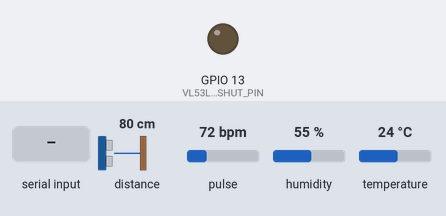
Simulated run of this sketch. Board: ESP32. On the bench: output pins drawn as LEDs (lit = HIGH). The test bench sets the inputs (shaded band); at power-on: distance to the obstacle 80 cm, pulse 72 bpm, humidity 55 %, temperature 24 °C. What the sketch prints to the serial monitor is not drawn.

Above: at 0.1 s.
At 2.7 s:
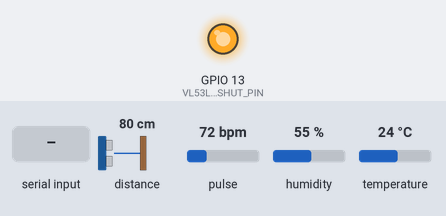
2.8 s: distance to the obstacle set to 250 cm
6.5 s: "FAN:1\n" received over Serial
8.0 s: "FAN:1\n" received over the second serial link
9.5 s: "LED:1\n" received over Serial
11.0 s: "ON:1\n" received over the second serial link
12.5 s: "2\n" received over Serial
Timing chart, 0 to 15.0 s (numbered marks = the images above; inputs shaded):
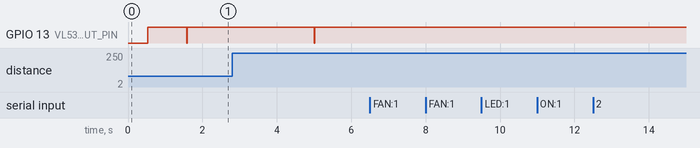

The sketch:

esp32_uart.ino
```cpp
/*
 * ESP32-WROOM-32와 Arduino R4 간 UART 통신 코드
 * - UART2 사용 (RX: GPIO16, TX: GPIO17)
 * - I2C 센서 연결 (SDA: GPIO21, SCL: GPIO22)
 * - 명령어 기반 통신 프로토콜 구현
 * - 릴레이 제어 기능 (팬, LED, 가습기)
 * - 센서 데이터 수신 기능
 */

// UART2 정의 (Arduino와 통신)
HardwareSerial ArduinoSerial(2); // UART2 사용

// I2C 라이브러리 추가
#include <Wire.h>
#include <MAX30105.h>  // MAX30102 센서 라이브러리 추가
#include <heartRate.h>  // 심박수 계산 알고리즘 라이브러리
#include <Adafruit_SHT31.h>  // SHT31 센서 라이브러리 추가
#include <Adafruit_VL53L0X.h>  // VL53LOX 센서 라이브러리 추가

// 핀 정의
const int rxPin = 16;  // GPIO16을 RX로 사용
const int txPin = 17;  // GPIO17을 TX로 사용
const int sdaPin = 21; // GPIO21을 SDA로 사용
const int sclPin = 22; // GPIO22를 SCL로 사용

// I2C 장치 주소
const int MAX30102_ADDRESS = 0x57; // MAX30102 심박수/산소포화도 센서 주소
const int SHT31_ADDRESS = 0x44;  // SHT31 온습도 센서 주소
const int VL53L0X_ADDRESS = 0x29;  // VL53LOX 거리 센서의 기본 I2C 주소

// I2C 버스 사용 상태를 추적하는 변수
bool i2cBusy = false;

// 센서 객체 생성
MAX30105 max30102Sensor;
Adafruit_SHT31 sht31Sensor = Adafruit_SHT31();
Adafruit_VL53L0X vl53loxSensor = Adafruit_VL53L0X();

// 센서 데이터 변수
float temperature = 0; // 온도
float humidity = 0; // 습도
int heartRateValue = 0; // 심박수
long irValue = 0; // IR 값
float distance = 0; // 거리 (mm)

// 상태 변수
bool fanStatus = false;
bool ledStatus = false;
bool humidifierStatus = false;

// 타이머 변수
unsigned long lastStatusRequest = 0;
const unsigned long STATUS_INTERVAL = 5000;  // 5초마다 상태 확인
unsigned long lastSensorUpdate = 0;
const unsigned long SENSOR_UPDATE_INTERVAL = 5000; // 5초마다 센서 데이터 갱신
unsigned long lastVL53LOXMeasurement = 0;
const unsigned long VL53LOX_INTERVAL = 1000; // 1초마다 VL53LOX 센서 측정

// 명령어 정의
const char CMD_FAN_ON = 'F';
const char CMD_FAN_OFF = 'f';
const char CMD_LED_ON = 'L';
const char CMD_LED_OFF = 'l';
const char CMD_HUM_ON = 'H';
const char CMD_HUM_OFF = 'h';
const char CMD_GET_STATUS = 'S';
const char CMD_GET_TEMP = 'T';
const char CMD_GET_HUMIDITY = 'U';
const char CMD_GET_DISTANCE = 'D'; // 거리 요청 명령 추가

// 상단에 추가할 정의 - 전역 변수 선언 부분
#define VL53LOX_XSHUT_PIN 13  // ESP32의 GPIO 13을 XSHUT 핀으로 사용

void setup() {
  // 디버깅용 시리얼 초기화
  Serial.begin(115200);
  Serial.println("ESP32 UART & I2C 통신 시작");

  // Arduino와 통신할 UART2 초기화
  ArduinoSerial.begin(9600, SERIAL_8N1, rxPin, txPin);

  // I2C 초기화 - ESP32-WROOM-32의 한계를 고려하여 속도를 높임
  Wire.begin(sdaPin, sclPin);
  Wire.setClock(100000); // I2C 통신 속도를 100kHz로 높임 (ESP32-WROOM-32 한계 고려)

  // I2C 장치 스캔
  scanI2CDevices();

  // MAX30102 센서 초기화
  initializeMAX30102();

  // SHT31 센서 초기화
  initializeSHT31();

  // VL53LOX 센서 초기화
  initializeVL53LOX();

  // 초기화 지연
  delay(1000);

  // 초기 상태 요청
  requestStatus();

  // 도움말 출력
  printHelp();
}

// I2C 장치 스캔 - 더 명확한 오류 메시지 포함
void scanI2CDevices() {
  byte error, address;
  int deviceCount = 0;

  Serial.println("\n===== I2C 장치 스캔 시작 =====\n");

  for (address = 1; address < 127; address++) {
    Wire.beginTransmission(address);
    error = Wire.endTransmission();

    if (error == 0) {
      Serial.print("I2C 장치 발견: 0x");
      if (address < 16) Serial.print("0");
      Serial.print(address, HEX);

      // 알려진 I2C 장치 식별
      if (address == MAX30102_ADDRESS) {
        Serial.print(" (MAX30102 심박수/산소포화도 센서)");
      } else if (address == SHT31_ADDRESS) {
        Serial.print(" (SHT31 온습도 센서)");
      } else if (address == VL53L0X_ADDRESS) {
        Serial.print(" (VL53LOX 거리 센서)");
      } else {
        Serial.print(" (알 수 없는 장치)");
      }

      Serial.println();
      deviceCount++;
    } else if (error == 4) {
      Serial.print("I2C 장치 에러 (0x");
      if (address < 16) Serial.print("0");
      Serial.print(address, HEX);
      Serial.println(")");
    }
  }

  if (deviceCount == 0) {
    Serial.println("주의: I2C 장치를 찾을 수 없습니다!");
    Serial.println("- SDA와 SCL 연결을 확인하세요");
    Serial.println("- 전원이 제대로 연결되어 있는지 확인하세요");
    Serial.println("- 장치 주소가 맞는지 확인하세요");
  } else {
    Serial.print("스캔 완료: ");
    Serial.print(deviceCount);
    Serial.println(" 개의 I2C 장치를 발견했습니다.");
  }

  Serial.println("\n===== I2C 장치 스캔 완료 =====\n");
}

void loop() {
  // ESP32에서 명령 수신 (Serial)
  if (Serial.available()) {
    char cmd = Serial.read();
    processSerialCommand(cmd);
  }

  // Arduino로부터 데이터 수신 (UART2)
  if (ArduinoSerial.available()) {
    String data = ArduinoSerial.readStringUntil('\n');
    processArduinoData(data);
  }

  // 주기적으로 상태 요청
  if (millis() - lastStatusRequest > STATUS_INTERVAL) {
    requestStatus();
    requestTemperature();
    requestHumidity();
    requestDistance();
    lastStatusRequest = millis();
  }

  // 센서 데이터 정기적으로 업데이트
  if (millis() - lastSensorUpdate > SENSOR_UPDATE_INTERVAL) {
    updateSensorData();
    lastSensorUpdate = millis();
  }

  // VL53LOX 거리 센서 1초마다 측정 (예제 코드처럼 동작)
  if (millis() - lastVL53LOXMeasurement > VL53LOX_INTERVAL) {
    // 센서 초기화 확인
    static bool vl53loxInitialized = false;
    if (!vl53loxInitialized && !i2cBusy) {
      vl53loxInitialized = initializeVL53LOX();
    }

    if (vl53loxInitialized && !i2cBusy) {
      distance = readVL53LOX(); // 예제 코드처럼 직접 호출
    }
    lastVL53LOXMeasurement = millis();
  }
}

// Arduino로부터 받은 데이터 처리
void processArduinoData(String data) {
  Serial.print("Arduino에서 수신: ");
  Serial.println(data);

  // 데이터 형식: "키:값"
  int separatorIndex = data.indexOf(':');
  if (separatorIndex > 0) {
    String key = data.substring(0, separatorIndex);
    String value = data.substring(separatorIndex + 1);

    if (key == "FAN") {
      fanStatus = (value == "ON");
      Serial.print("팬 상태 업데이트: ");
      Serial.println(fanStatus ? "켜짐" : "꺼짐");
    }
    else if (key == "LED") {
      ledStatus = (value == "ON");
      Serial.print("LED 상태 업데이트: ");
      Serial.println(ledStatus ? "켜짐" : "꺼짐");
    }
    else if (key == "HUM") {
      humidifierStatus = (value == "ON");
      Serial.print("가습기 상태 업데이트: ");
      Serial.println(humidifierStatus ? "켜짐" : "꺼짐");
    }
    else if (key == "TEMP") {
      temperature = value.toFloat();
      Serial.print("온도 업데이트: ");
      Serial.println(temperature);
    }
    else if (key == "HUM_VAL") {
      humidity = value.toFloat();
      Serial.print("습도 업데이트: ");
      Serial.println(humidity);
    }
    else if (key == "DISTANCE") {
      distance = value.toFloat();
      Serial.print("거리 업데이트: ");
      Serial.println(distance);
    }
  }
}

// 시리얼 모니터에서 받은 명령 처리
void processSerialCommand(char cmd) {
  switch (cmd) {
    case '1':  // 팬 토글
      toggleFan();
      break;
    case '2':  // LED 토글
      toggleLED();
      break;
    case '3':  // 가습기 토글
      toggleHumidifier();
      break;
    case 's':  // 상태 요청
      requestStatus();
      break;
    case 't':  // 온도 요청
      requestTemperature();
      break;
    case 'u':  // 습도 요청
      requestHumidity();
      break;
    case 'd':  // 거리 요청
      requestDistance();
      break;
    case '?':  // 도움말
      printHelp();
      break;
    // 직접 명령 전달 추가
    case 'F':  // 팬 켜기 명령을 아두이노로 직접 전달
      ArduinoSerial.print(CMD_FAN_ON);
      Serial.println("아두이노로 팬 켜기 명령 전송");
      break;
    case 'f':  // 팬 끄기 명령을 아두이노로 직접 전달
      ArduinoSerial.print(CMD_FAN_OFF);
      Serial.println("아두이노로 팬 끄기 명령 전송");
      break;
    case 'L':  // LED 켜기 명령을 아두이노로 직접 전달
      ArduinoSerial.print(CMD_LED_ON);
      Serial.println("아두이노로 LED 켜기 명령 전송");
      break;
    case 'l':  // LED 끄기 명령을 아두이노로 직접 전달
      ArduinoSerial.print(CMD_LED_OFF);
      Serial.println("아두이노로 LED 끄기 명령 전송");
      break;
    case 'H':  // 가습기 켜기 명령을 아두이노로 직접 전달
      ArduinoSerial.print(CMD_HUM_ON);
      Serial.println("아두이노로 가습기 켜기 명령 전송");
      break;
    case 'h':  // 가습기 끄기 명령을 아두이노로 직접 전달
      ArduinoSerial.print(CMD_HUM_OFF);
      Serial.println("아두이노로 가습기 끄기 명령 전송");
      break;
  }
}

// VL53L0X 거리 센서 읽기
float readVL53LOX() {
  VL53L0X_RangingMeasurementData_t measure;

  i2cBusy = true;

  vl53loxSensor.rangingTest(&measure, false);

  if (measure.RangeStatus != 4) {
    distance = measure.RangeMilliMeter;
    Serial.print("거리: ");
    Serial.print(distance);
    Serial.println(" mm");
  } else {
    Serial.println("거리 측정 실패");
  }

  i2cBusy = false;
  return distance;
}

// MAX30102 센서 읽기
void readMAX30102() {
  // 심박수 계산을 위한 변수
  static uint8_t rates[4] = {0}; // 심박수 배열
  static uint8_t rateSpot = 0; // 심박수 위치
  static long lastBeat = 0; // 마지막 심박 시간
  static float beatsPerMinute = 0; // 심박수
  static int beatAvg = 0; // 평균 심박수

  // 현재 IR 값 가져오기
  irValue = max30102Sensor.getIR();
  long redValue = max30102Sensor.getRed(); // SpO2 계산을 위한 적색 LED 값

  // 항상 현재 심박수 값 출력 (손가락이 감지되지 않아도 심박수 표시)
  Serial.print("심박수: ");
  if (heartRateValue > 0) {
    Serial.print(heartRateValue);
    Serial.println(" BPM");
  } else {
    Serial.println("감지되지 않음");
  }

  // IR 임계값을 20000으로 낮춰서 손가락 감지 성능 향상 (ESP32-WROOM-32 최적화)
  if (irValue > 20000) { // 유효한 IR 값이 있는 경우
    Serial.println("[손가락 감지됨]");

    // checkForBeat 함수로 심박 감지
    if (checkForBeat(irValue)) {
      Serial.println("[심박 감지됨]");
      // 심박 감지됨
      long delta = millis() - lastBeat;
      lastBeat = millis();

      // 60초 내 심박 간격으로 BPM 계산
      beatsPerMinute = 60 / (delta / 1000.0);

      // 현실적인 심박수 범위로 제한 (30-220 BPM)
      if (beatsPerMinute < 30 || beatsPerMinute > 220) {
        // 범위 밖의 값은 무시
        Serial.println("[유효하지 않은 심박수 값]");
      } else {
        // 평균 계산을 위해 배열에 저장
        rates[rateSpot++] = (byte)beatsPerMinute;
        rateSpot %= 4; // 배열 위치 순환 (0-3)

        // 4개 값의 평균 계산
        beatAvg = 0;
        for (byte x = 0 ; x < 4 ; x++) {
          beatAvg += rates[x];
        }
        beatAvg /= 4;

        // 전역 심박수 변수에 평균값 설정
        heartRateValue = beatAvg;
      }
    }
  } else {
    // 손가락이 감지되지 않음
    Serial.println("[손가락을 센서에 올려주세요]");

    // 리소스 최적화를 위해 천천히 값 감소
    if (heartRateValue > 0) {
      heartRateValue--; // 점차 0으로 감소
    }
  }
}

// SHT31 센서 읽기
void readSHT31() {
  // SHT31 온도/습도

  // 온도/습도 읽기
  temperature = sht31Sensor.readTemperature();
  humidity = sht31Sensor.readHumidity();

  if (isnan(temperature) || isnan(humidity)) {
    Serial.println("SHT31 센서 읽기 실패");
    return;
  }

  Serial.print("SHT31 온도: ");
  Serial.print(temperature);
  Serial.println(" ");

  Serial.print("SHT31 습도: ");
  Serial.print(humidity);
  Serial.println(" %");
}

// 센서 데이터 업데이트
void updateSensorData() {
  if (i2cBusy) return; // I2C 사용 중이면 리턴

  i2cBusy = true;
  Serial.println("[센서 데이터 업데이트 중...]");

  // VL53LOX 센서 초기화 확인
  static bool vl53loxInitialized = false;
  if (!vl53loxInitialized) {
    vl53loxInitialized = initializeVL53LOX();
    if (!vl53loxInitialized) {
      Serial.println("VL53LOX 센서 초기화 실패, 다음 시도에서 재시도");
    }
  }

  // MAX30102 센서 읽기
  irValue = max30102Sensor.getIR(); // IR 값 읽기

  if (irValue > 20000) { // 유효한 IR 값이 있는 경우
    readMAX30102();
  } else {
    // 손가락이 감지되지 않음
    heartRateValue = 0;
    Serial.println("MAX30102: 손가락이 감지되지 않음");
  }

  // SHT31 센서 읽기
  readSHT31();

  // VL53LOX 센서 읽기 (초기화가 성공한 경우에만)
  if (vl53loxInitialized) {
    distance = readVL53LOX();
  } else {
    distance = -1.0; // 초기화 실패한 경우 거리값 -1
  }

  // Arduino에 센서 데이터 전송
  sendSensorDataToArduino();

  i2cBusy = false;
}

// Arduino에 센서 데이터 전송
void sendSensorDataToArduino() {
  // 센서 데이터 전송
  if (temperature > 0) {
    Serial.println("Arduino에 센서 데이터 전송");
    // Arduino에 센서 데이터 전송
    requestTemperature();
    delay(50);
  }

  if (humidity > 0) {
    Serial.println("Arduino에 센서 데이터 전송");
    // Arduino에 센서 데이터 전송
    requestHumidity();
    delay(50);
  }

  if (distance > 0) {
    Serial.println("Arduino에 센서 데이터 전송");
    // Arduino에 센서 데이터 전송
    requestDistance();
    delay(50);
  }
}

// 팬 토글
void toggleFan() {
  if (fanStatus) {
    ArduinoSerial.println(CMD_FAN_OFF);
    Serial.println("팬 끄기 명령 전송");
  } else {
    ArduinoSerial.println(CMD_FAN_ON);
    Serial.println("팬 켜기 명령 전송");
  }
  // 상태는 Arduino의 응답으로 업데이트됨
}

// LED 토글
void toggleLED() {
  if (ledStatus) {
    ArduinoSerial.println(CMD_LED_OFF);
    Serial.println("LED 끄기 명령 전송");
  } else {
    ArduinoSerial.println(CMD_LED_ON);
    Serial.println("LED 켜기 명령 전송");
  }
  // 상태는 Arduino의 응답으로 업데이트됨
}

// 가습기 토글
void toggleHumidifier() {
  if (humidifierStatus) {
    ArduinoSerial.println(CMD_HUM_OFF);
    Serial.println("가습기 끄기 명령 전송");
  } else {
    ArduinoSerial.println(CMD_HUM_ON);
    Serial.println("가습기 켜기 명령 전송");
  }
  // 상태는 Arduino의 응답으로 업데이트됨
}

// 상태 요청
void requestStatus() {
  ArduinoSerial.println(CMD_GET_STATUS);
  Serial.println("상태 요청 명령 전송");
}

// 온도 요청
void requestTemperature() {
  ArduinoSerial.println(CMD_GET_TEMP);
  Serial.println("온도 요청 명령 전송");
}

// 습도 요청
void requestHumidity() {
  ArduinoSerial.println(CMD_GET_HUMIDITY);
  Serial.println("습도 요청 명령 전송");
}

// 거리 요청
void requestDistance() {
  ArduinoSerial.println(CMD_GET_DISTANCE);
  Serial.println("거리 요청 명령 전송");
}

// 도움말 출력
void printHelp() {
  Serial.println("\n===== ESP32-Arduino UART 통신 명령어 =====");
  Serial.println("1: 팬 토글");
  Serial.println("2: LED 토글");
  Serial.println("3: 가습기 토글");
  Serial.println("s: 상태 요청");
  Serial.println("t: 온도 요청");
  Serial.println("u: 습도 요청");
  Serial.println("d: 거리 요청");
  Serial.println("?: 도움말 출력");
  Serial.println();
  Serial.println("--- 아두이노 직접 제어 명령어 ---");
  Serial.println("F: 팬 켜기");
  Serial.println("f: 팬 끄기");
  Serial.println("L: LED 켜기");
  Serial.println("l: LED 끄기");
  Serial.println("H: 가습기 켜기");
  Serial.println("h: 가습기 끄기");
  Serial.println("=================================");
}

// MAX30102 센서 초기화 및 설정
bool initializeMAX30102() {
  i2cBusy = true;

  // MAX30102 초기화 시도
  if (!max30102Sensor.begin(Wire, I2C_SPEED_FAST)) { // 400kHz 속도로 설정
    Serial.println("MAX30102 센서를 찾을 수 없습니다. 연결을 확인하세요.");
    i2cBusy = false;
    return false;
  }

  Serial.println("MAX30102 센서 초기화 성공");

  // MAX30102 기본 설정으로 복원
  byte ledBrightness = 60;  // 0=꺼짐, 255=50mA, 원래 설정으로 복원
  byte sampleAverage = 4;   // 4 개의 샘플 평균
  byte ledMode = 2;         // 1=적색만, 2=적색+적외선
  byte sampleRate = 100;    // 원래 설정인 100Hz로 복원
  int pulseWidth = 411;     // 411 us 펄스 폭
  int adcRange = 4096;      // 4096 ADC 범위

  max30102Sensor.setup(ledBrightness, sampleAverage, ledMode, sampleRate, pulseWidth, adcRange);
  max30102Sensor.setPulseAmplitudeRed(0x0A); // 원래 설정으로 복원
  max30102Sensor.setPulseAmplitudeIR(0x0A); // 원래 설정으로 복원

  // 초기화 완료 후 약간의 지연 시간 추가
  delay(300);

  i2cBusy = false;
  return true;
}

// SHT31 센서 초기화 및 설정
bool initializeSHT31() {
  i2cBusy = true;

  // SHT31 초기화 시도
  if (!sht31Sensor.begin(SHT31_ADDRESS)) {
    Serial.println("SHT31 센서를 찾을 수 없습니다. 연결을 확인하세요.");
    i2cBusy = false;
    return false;
  }

  Serial.println("SHT31 센서 초기화 성공");

  // 초기화 완료 후 약간의 지연 시간 추가
  delay(200);

  i2cBusy = false;
  return true;
}

// VL53LOX 센서 초기화 및 설정
bool initializeVL53LOX() {
  Serial.println("VL53LOX 센서 초기화 시도 중...");

  // XSHUT 핀 초기화 및 하드웨어 리셋
  pinMode(VL53LOX_XSHUT_PIN, OUTPUT);
  digitalWrite(VL53LOX_XSHUT_PIN, LOW);  // 센서 비활성화
  delay(10);  // 10ms 대기
  digitalWrite(VL53LOX_XSHUT_PIN, HIGH); // 센서 활성화
  delay(10);  // 10ms 대기

  // I2C 통신 속도 설정 (ESP32-WROOM-32의 안정성을 위해 낮은 속도 사용)
  Wire.setClock(100000); // 100kHz

  // VL53LOX 센서 초기화
  if (!vl53loxSensor.begin()) {
    Serial.println("VL53LOX 센서를 찾을 수 없습니다. 연결을 확인하세요.");
    return false;
  }

  // 센서 초기화 성공
  Serial.println("VL53LOX 센서 초기화 성공!");

  // 고급 설정: 장거리 측정을 위한 설정

  // 1. 타이밍 버짓 증가 (기존 33ms에서 200ms로)
  if (vl53loxSensor.setMeasurementTimingBudgetMicroSeconds(200000)) { // 200ms로 설정
    Serial.println("측정 타이밍 버짓 설정: 성공 (200ms)");
  } else {
    Serial.println("측정 타이밍 버짓 설정: 실패");
  }

  // 2. 세부 설정 - 고급 모드 설정 (구현 가능한 범위 내에서)
  Serial.println("장거리 측정을 위한 고급 설정 완료");

  return true;
}
```

Measured:
- after the input at 6.5 s, every drawn part: stays the same
- after the input at 8.0 s, every drawn part: stays the same
- after the input at 9.5 s, every drawn part: stays the same
- after the input at 11.0 s, every drawn part: stays the same
- after the input at 12.5 s, every drawn part: stays the same
